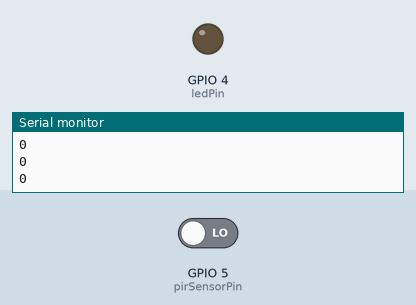
Recording of a sketch running on a simulated ESP8266 (NodeMCU). On the bench: output pins drawn as LEDs (lit = HIGH), the last lines printed to the serial monitor. The inputs (shaded band) are chosen by the test bench; at power-on: GPIO 5 (pirSensorPin) LOW. WiFi joins after 1.5 s; servers stay silent unless stated.

Above: at 3.0 s.
3.1 s: GPIO 5 (pirSensorPin) driven HIGH
At 4.3 s:
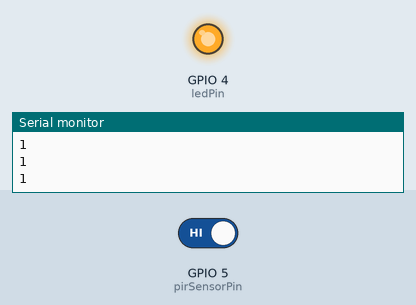
4.6 s: GPIO 5 (pirSensorPin) driven LOW
At 5.5 s:
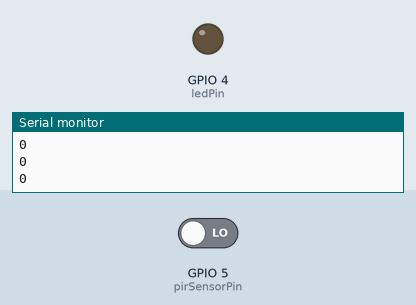
Timing chart, 0 to 7.6 s (numbered marks = the images above; inputs shaded):
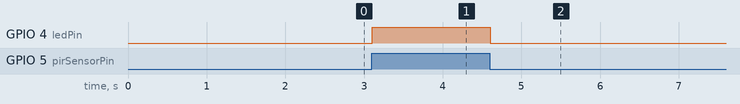

Measured:
- after the input at 3.1 s, GPIO 4 (ledPin): LOW → HIGH at once
- after the input at 4.6 s, GPIO 4 (ledPin): HIGH → LOW at once

The sketch:

blynk_using_light__OFF_ON_Uisng_PIR.ino
```cpp
// Define the pin numbers for ESP8266
const int pirSensorPin = 5; // GPIO 5 on ESP8266 (D1 on NodeMCU)
const int ledPin = 4;         // GPIO 4 on ESP8266 (D2 on NodeMCU)

// Fill-in information from Blynk Device Info here
#define BLYNK_TEMPLATE_ID           "TMPL6_4BKx73A"
#define BLYNK_TEMPLATE_NAME         "Quickstart Template"
#define BLYNK_AUTH_TOKEN            "C5WqL44YR4AXwCcKeuuqNFCw-jKxtOBL"

/* Comment this out to disable prints and save space */
#define BLYNK_PRINT Serial

#include <ESP8266WiFi.h>
#include <BlynkSimpleEsp8266.h>

// Your WiFi credentials
char ssid[] = "CPH1609";        // Your WiFi SSID
char pass[] = "1234567R";       // Your WiFi Password

BlynkTimer timer;

void pirSensorControl()
{
  // Read the state of the touch sensor
  int sensorValue = digitalRead(pirSensorPin);
  Serial.println(sensorValue);

  // If the sensor is touched, turn on the LED and send the status to Blynk
  if (sensorValue == HIGH) {
    digitalWrite(ledPin, HIGH);         // Turn on LED
    Blynk.virtualWrite(V1, 255);        // Send ON status to Blynk
  }
  // If the sensor is not touched, turn off the LED and update Blynk
  else {
    digitalWrite(ledPin, LOW);          // Turn off LED
    Blynk.virtualWrite(V1, 0);          // Send OFF status to Blynk
  }
}

// This function sends Arduino's uptime every second to Virtual Pin 2
void myTimerEvent()
{
  // Send uptime to Blynk app (V2)
  Blynk.virtualWrite(V2, millis() / 1000);
}

void setup()
{
  // Debug console
  Serial.begin(115200);

  // Set pin modes
  pinMode(pirSensorPin, INPUT);  // Set touch sensor pin as input
  pinMode(ledPin, OUTPUT);         // Set LED pin as output

  // Connect to Blynk
  Blynk.begin(BLYNK_AUTH_TOKEN, ssid, pass);

  // Set up a function to be called every second
  timer.setInterval(1000L, myTimerEvent);
  timer.setInterval(100L, pirSensorControl);  // Check touch sensor every 100 ms
}

void loop()
{
  Blynk.run();  // Run Blynk
  timer.run();  // Run the timer
}
```
